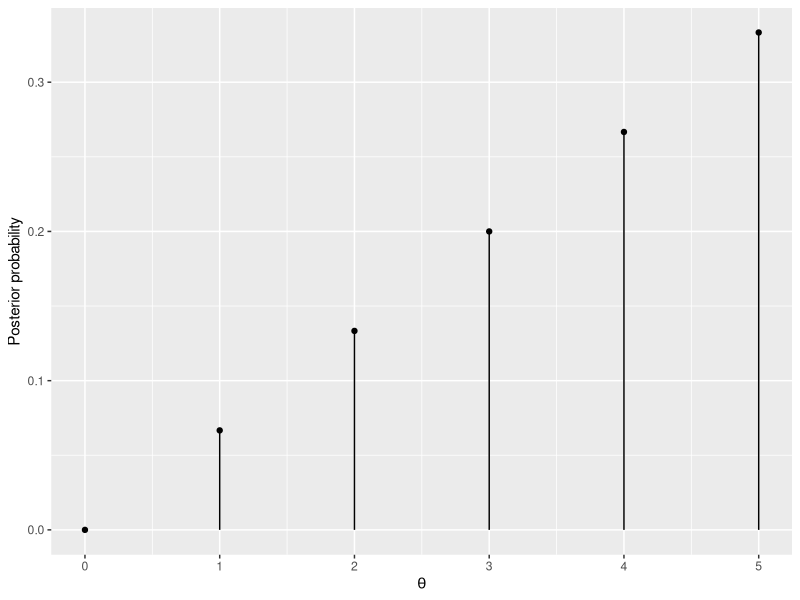
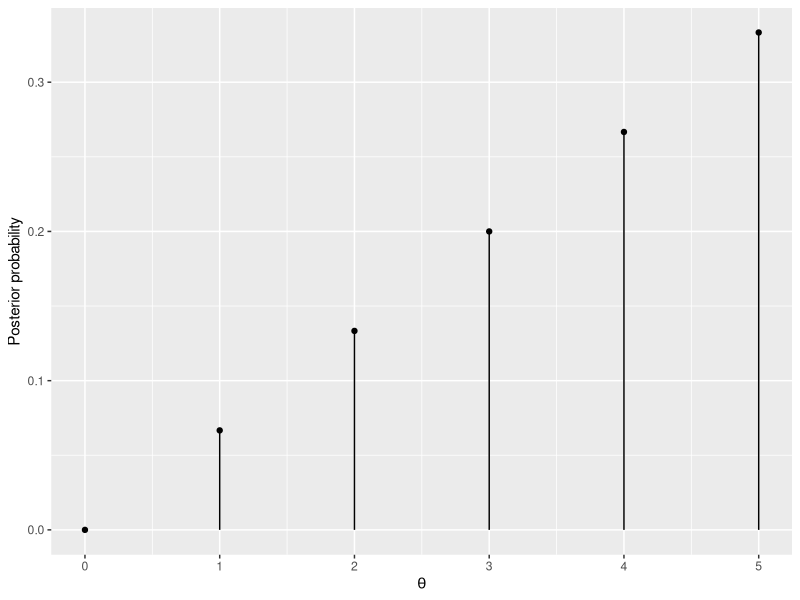
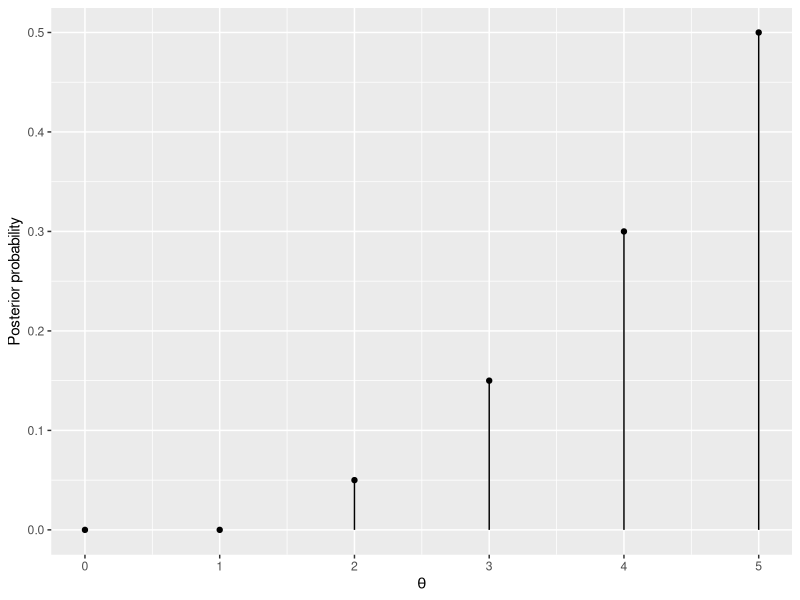
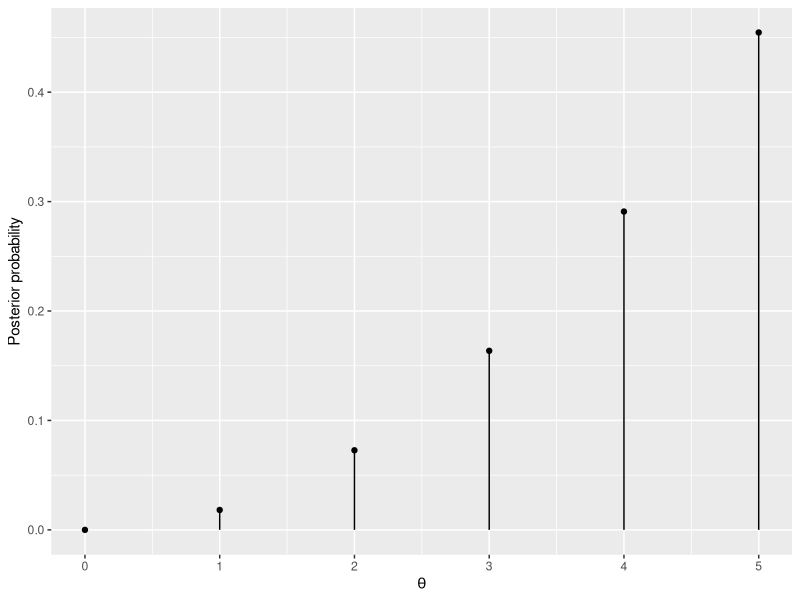

These figures' R source, in order:
## ---- chunk 1
library(tidyverse)
## ---- chunk 2
theta <- 0:5
post_prob <- c(0, 1/15, 2/15, 3/15, 4/15, 5/15)
plot_data <- tibble(theta, post_prob)
plot_data
## ---- chunk 3
library(ggplot2)
ggplot(plot_data, aes(y = post_prob, x = theta)) +
    geom_point() +
    geom_segment(aes(y = 0, yend = post_prob,
                     x = theta, xend = theta)) +
    labs(x = expression(theta),
         y = "Posterior probability")
## ---- chunk 4
bayes_plot_discrete <- function(theta, prior, likelihood) {
    # Calculate posterior using Bayes's Theorem
    post_prob <- prior * likelihood / ( sum(prior * likelihood) )
    
    # Gather all variables into a data frame
    plot_data <- data.frame(theta, post_prob)
    
    #Create lollipop plot
    posterior_plot <-
        ggplot(plot_data, aes(y = post_prob, x = theta)) +
            geom_point() +
            geom_segment(aes(y = 0, yend = post_prob,
                             x = theta, xend = theta)) +
            labs(x = expression(theta),
                 y = "Posterior probability")
    
    # Print plot
    posterior_plot
}
## ---- chunk 5
prior <- rep(1/6, 6)
likelihood1 <- c(0, 1/5, 2/5, 3/5, 4/5, 5/5)
bayes_plot_discrete(theta = theta,
                    prior = prior,
                    likelihood = likelihood1)
## ---- chunk 6
likelihood2 <- c(0, 0, 1/10, 3/10, 6/10, 1)
bayes_plot_discrete(theta = theta,
                    prior = prior,
                    likelihood = likelihood2)
## ---- chunk 7
likelihood3 <- c(0, 1/25, 4/25, 9/25, 16/25, 1)
bayes_plot_discrete(theta = theta,
                    prior = prior,
                    likelihood = likelihood3)
